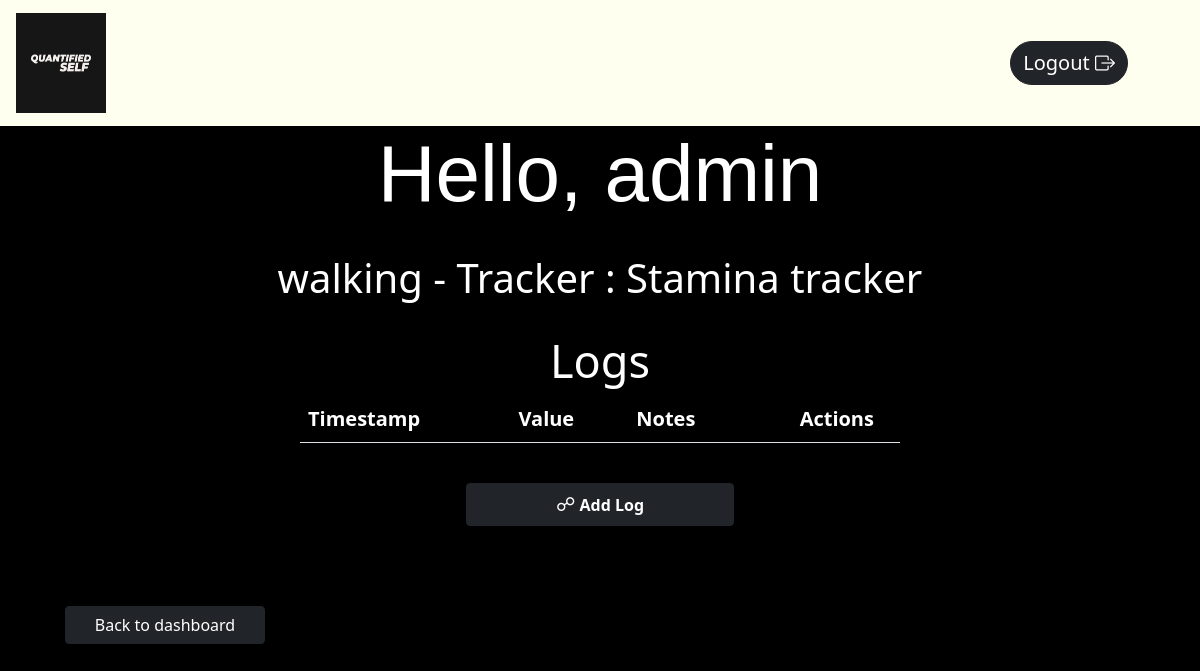
Screenshot of /logs/3 with the database file from the repository.
### app.py (models this page shows, shortened)
class User(db.Model, UserMixin):
    __tablename__ = 'user'
    user_id = db.Column(db.Integer, primary_key=True, autoincrement=True)
    username = db.Column(db.String, nullable=False, unique=True)
    password = db.Column(db.String, nullable=False)
    trackers = db.relationship("Tracker")

class Tracker(db.Model):
    __tablename__ = 'tracker'
    tracker_id = db.Column(db.Integer, primary_key=True, autoincrement=True)
    user_id = db.Column(db.Integer, db.ForeignKey("user.user_id"), nullable=False)
    tracker_name = db.Column(db.String, nullable=False)
    description = db.Column(db.String, nullable=False)
    tracker_type = db.Column(db.String, nullable=False)
    options = db.Column(db.String, nullable=True, default=None)
    logs = db.relationship('Log')

### app.py (the view, shortened to what this page needs)
@app.route("/logs/<int:tid>", methods=["GET", "POST"])
def logs(tid):
    track = Tracker.query.filter_by(tracker_id=tid).first()
    trackers=User.query.filter_by(user_id=track.user_id).first()
    if request.method == "GET":
        loggers=Log.query.filter_by(tracker_id=tid).all()
        return render_template("logs.html", track=track,c=trackers, d=trackers.trackers, loggers=loggers)
    loggers=Log.query.filter_by(tracker_id=tid).all()
    return render_template("logs.html", track=track,c=trackers, loggers=loggers)

### templates/logs.html (shortened to what this page needs)
<!DOCTYPE html>
<html lang="en">
<head>
    <link href="https://cdn.jsdelivr.net/npm/bootstrap@5.1.3/dist/css/bootstrap.min.css" rel="stylesheet"
>
        <link rel="stylesheet" href="https://cdn.jsdelivr.net/npm/bootstrap-icons@1.8.1/font/bootstrap-icons.css">
    <link rel="stylesheet" type="text/css" href="{{ url_for('static' ,filename='style.css') }}">
</head>
<body class="bg-Logs">
    <nav class="navbar navbar-light ">
        <div class="container mx-1 ">
            <a class="navbar-brand" style="font-size: 30px;" href="/dashboard/{{c.user_id}}">
                <img src="{{ url_for('static' ,filename='QS logo.png') }}" alt="" width="90" height="100"
                    class="d-inline-block align-text-middle">
            </a>
            <a class="btn btn-dark btn-block mx-1" style="font-size:20px; border-radius: 25px;" href="/logout">Logout <i class="bi bi-box-arrow-right"></i></a>
        </div>
    </nav>
    <div class="log-centre">
        <h1 class=" display-4 mx-5"
        style="font-family: 'Franklin Gothic Medium', 'Arial Narrow', Arial, sans-serif; font-size: 80px;"> Hello,
        {{c.username}}</h1>
    <br>
        <h1 class="mx-5">{{track['tracker_name']}} - Tracker : {{track['description']}}</h1>
        <br>
        <h1 class="mx-5" style="font-size: 45px;">Logs</h1>
    </div>
    <table class="container table table table-striped table-hover " style="width:50%; ">
        <thead class="logs-color">
            <tr style="font-size: 20px;">
                <th scope="col">Timestamp</th>
                <th scope="col">Value</th>
                <th scope="col">Notes</th>
                <th scope="col" style="position: relative; left:40px;">Actions</th>
            </tr>
        </thead>
    </table><br>
    <div
        class="d-grid gap-2 col-3 mx-auto">
        <button type="submit" class="btn btn-dark btn-block mx-3" data-bs-toggle="modal" data-bs-target="#logModal">
            <span style="font-size:120%;color:white;">&#9741;</span> <b> Add Log
            </b> </button>
    </div>
    <a href="/dashboard/{{track['user_id']}}" class="container btn btn-dark col-2"
        style="position: relative; bottom: -80px; left: 65px;">  Back to dashboard</a>
</body>
</html>

### static/style.css (style rules this page uses)
.bg-Logs { background: #000000; background: -webkit-linear-gradient(to right, #000000, #000000); background: linear-gradient(to right, #000000, #000000); }
h1 { color: white; font-family: unset; }
.navbar { background: ivory; }
.log-centre { display: flex; justify-content: center; flex-direction: column; align-items: center; }
.logs-color { color: white !important; }

### rows the page displays
User: username "admin"
Tracker: tracker_name "walking", description "Stamina tracker"
